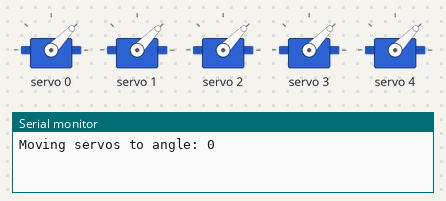
Simulated run of this sketch. Board: Arduino Uno, built with avr-gcc and run on an emulated ATmega328P. On the bench: 5 × servo, the last lines printed to the serial monitor.

Above: at 0.05 s.
At 0.5 s:
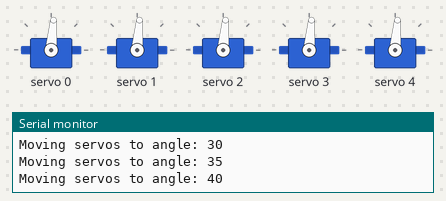
At 1.0 s:
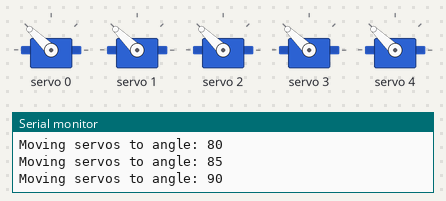
At 1.95 s:
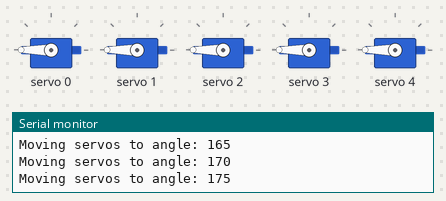
At 2.85 s:
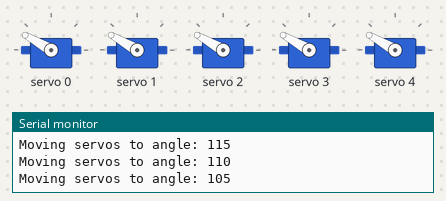
At 3.85 s:
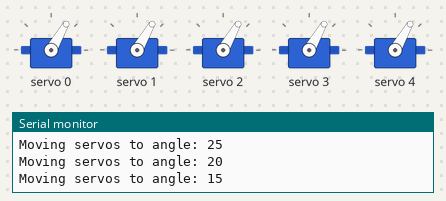
Timing chart, 0 to 5.2 s (numbered marks = the images above):
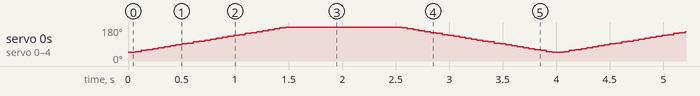

The sketch:

tes_servo.ino
```cpp
#include <Wire.h>
#include <Adafruit_PWMServoDriver.h>

#define NUM_SERVOS 5
#define PCA9685_ADDR 0x40

// Define minimum and maximum servo pulse widths (in microseconds)
const int servoMinPulse = 208;
const int servoMaxPulse = 588;

Adafruit_PWMServoDriver pca9685 = Adafruit_PWMServoDriver(PCA9685_ADDR);

void setup() {
  Serial.begin(115200);
  pca9685.begin();
  pca9685.setPWMFreq(50);  // Set PWM frequency to 50 Hz
  delay(10);
}

void loop() {
  // Sweep servos from 0 to 180 degrees
  for (int angle = 0; angle <= 180; angle += 5) {
    moveServos(angle);
    delay(50);  // Adjust delay for speed control
  }

  // Sweep servos from 180 back to 0 degrees
  for (int angle = 180; angle >= 0; angle -= 5) {
    moveServos(angle);
    delay(50);
  }
}

void moveServos(int angle) {
  int pulseWidth = map(angle, 0, 180, servoMinPulse, servoMaxPulse);
  for (int i = 0; i < NUM_SERVOS; i++) {
    pca9685.setPWM(i, 0, pulseWidth);
  }
  Serial.print("Moving servos to angle: ");
  Serial.println(angle);
}
```
